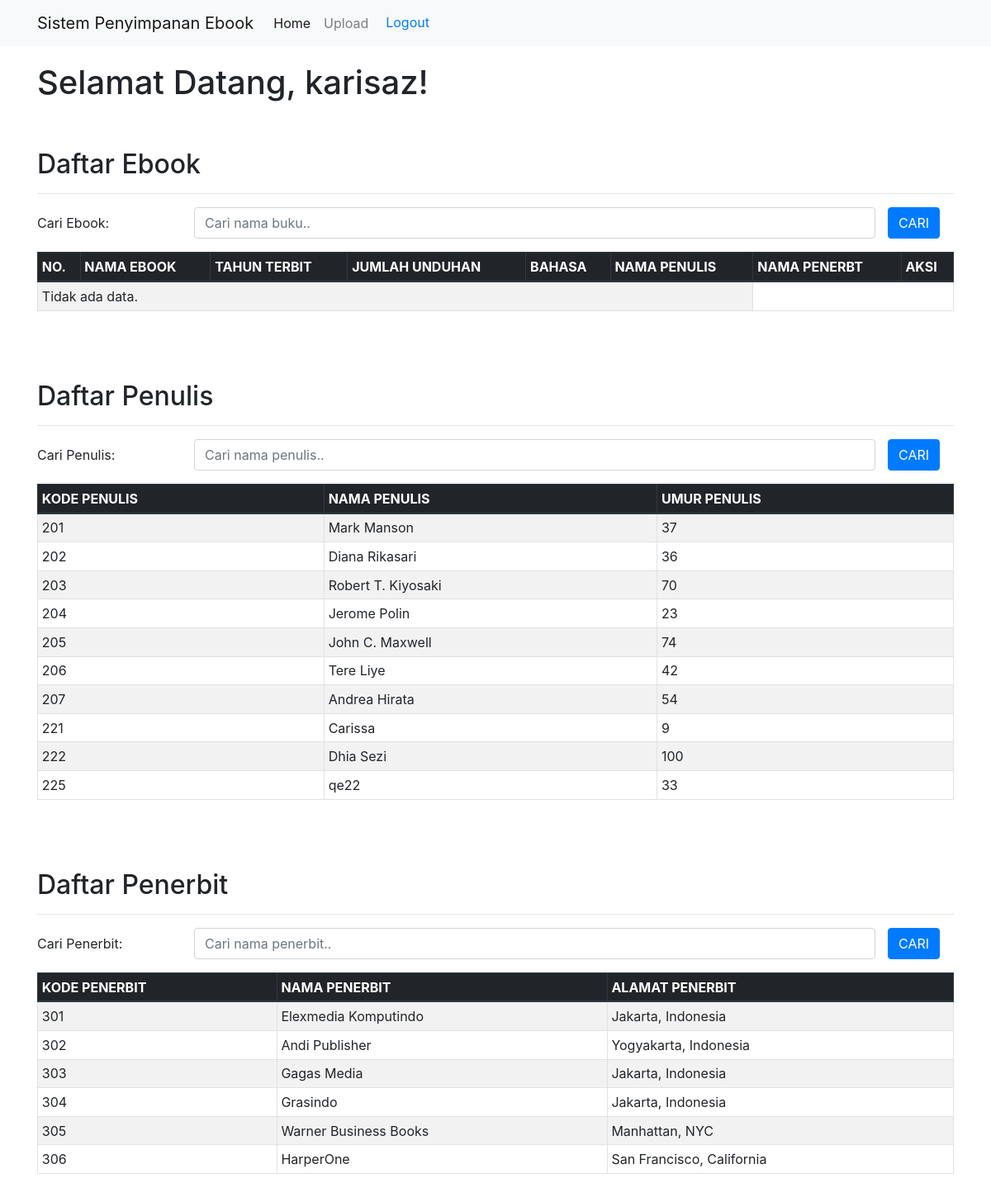
The app's page /virHome.php (signed in) with its own data.
### tables this page shows
CREATE TABLE `penulis` (
  `id_penulis` int(3) NOT NULL,
  `nama` varchar(100) NOT NULL,
  `umur` int(3) NOT NULL,
  `is_delete` bit(1) NOT NULL DEFAULT b'0'
);

CREATE TABLE `penerbit` (
  `id_penerbit` int(3) NOT NULL,
  `nama` varchar(100) NOT NULL,
  `alamat` varchar(150) NOT NULL,
  `is_delete` bit(1) NOT NULL DEFAULT b'0'
);

### virHome.php (the view, shortened to what this page needs)
<?php
include('config.php');
?>
<!DOCTYPE html>
<html lang="en">
<head>
    <link rel="stylesheet" href="https://stackpath.bootstrapcdn.com/bootstrap/4.1.3/css/bootstrap.min.css">
</head>
<body>
    <form action="" method="POST" class="login-email">
	<nav class="navbar navbar-expand-lg navbar-light bg-light">
		<div class="container">
			<a class="navbar-brand" href="#">Sistem Penyimpanan Ebook</a>
			<div class="collapse navbar-collapse" id="navbarSupportedContent">
				<ul class="navbar-nav mr-auto">
					<li class="nav-item active">
						<a class="nav-link" href="virHome.php">Home</a>
					</li>
					<li class="nav-item">
						<a class="nav-link" href="virTambah.php">Upload</a>
					</li>
                    <li>
                        <div class="input-group">
                            <a href="logout.php" class="btn">Logout</a>
                        </div>
                    </li>
				</ul>
			</div>
		</div>
	</nav>
	<div class="container" style="margin-top:20px">
		<?php echo "<h1>Selamat Datang, " . $_SESSION['username'] ."!". "</h1>"; ?>
        <br></br>
		<h2>Daftar Ebook</h2>
		<hr>
		<form action="" method="post">
			<div class="form-group row">
				<label class="col-sm-2 col-form-label">Cari Ebook: </label>
				<div class="col-sm-9">
					<input type="text" name="cari_buku" class="form-control"
					 placeholder="Cari nama buku.." size="4" autocomplete = "off">
				</div>
				<div class="col-sm-15">
					<input type="submit" name="cariBuku" class="btn btn-primary" value="CARI">
				</div>
			</div>
		</form>
		<table class="table table-striped table-hover table-sm table-bordered">
			<thead class="thead-dark">
				<tr>
					<th>NO.</th>
					<th>NAMA EBOOK</th>
					<th>TAHUN TERBIT</th>
					<th>JUMLAH UNDUHAN</th>
					<th>BAHASA</th>
					<th>NAMA PENULIS</th>
					<th>NAMA PENERBT</th>
					<th>AKSI</th>
				</tr>
			</thead>
			<tbody>
				<?php
				if(isset($_POST['cariBuku'])){
					$cari_buku = $_POST['cari_buku'];
					$buku = mysqli_query($conn, "SELECT A.id_buku, A.judul, A.tahun, A.jml_unduhan, A.bahasa, A.book_file, A.status_buku, B.nama AS nama_penerbit,
					C.nama AS nama_penulis from buku A INNER JOIN penerbit B ON A.kd_penerbit = B.id_penerbit
					INNER JOIN penulis C ON A.kd_penulis = C.id_penulis WHERE a.is_delete = 0 and b.is_delete = 0 and c.is_delete = 0 and a.status_buku = 1
					AND (A.judul LIKE '%".$cari_buku."%')");
				}else{
					$buku = mysqli_query($conn, "SELECT A.id_buku, A.judul, A.tahun, A.jml_unduhan, A.bahasa, A.book_file, A.status_buku, B.nama AS nama_penerbit,
										C.nama AS nama_penulis from buku A INNER JOIN penerbit B ON A.kd_penerbit = B.id_penerbit
										INNER JOIN penulis C ON A.kd_penulis = C.id_penulis WHERE status_buku = 1");
				}
				if(mysqli_num_rows($buku) > 0){
					$no = 1;
					while($data = mysqli_fetch_array($buku)){
						echo '
						<tr>
							<td>'.$no.'</td>
							<td>'.$data['judul'].'</td>
							<td>'.$data['tahun'].'</td>
							<td>'.$data['jml_unduhan'].'</td>
							<td>'.$data['bahasa'].'</td>
							<td>'.$data['nama_penulis'].'</td>
							<td>'.$data['nama_penerbit'].'</td>
							<td>
								<a href="download.php?book_file='.$data['book_file'].'" class="badge badge-success">Download</a>
							</td>
						</tr>
						';
						$no++;
					}
				}else{
					echo '
					<tr>
						<td colspan="6">Tidak ada data.</td>
					</tr>
					';
				}
				?>
		</table>
	</div>
    <br> </br>
	<div class="container" style="margin-top:20px">
		<h2>Daftar Penulis</h2>
		<hr>
		<form action="" method="post">
			<div class="form-group row">
				<label class="col-sm-2 col-form-label">Cari Penulis: </label>
				<div class="col-sm-9">
					<input type="text" name="cari_penulis" class="form-control"
					 placeholder="Cari nama penulis.." size="4" autocomplete = "off">
				</div>
				<div class="col-sm-15">
					<input type="submit" name="cariPenulis" class="btn btn-primary" value="CARI">
				</div>
			</div>
		</form>
		<table class="table table-striped table-hover table-sm table-bordered">
			<thead class="thead-dark">
				<tr>
					<th>KODE PENULIS</th>
					<th>NAMA PENULIS</th>
					<th>UMUR PENULIS</th>
				</tr>
			</thead>
			<tbody>
			<?php
				if(isset($_POST['cariPenulis'])){
					$cari_penulis = $_POST['cari_penulis'];
					$penulis = mysqli_query($conn, "SELECT * FROM penulis WHERE is_delete=0 AND (nama LIKE '%".$cari_penulis."%')");
				}else{
					$penulis = mysqli_query($conn, "SELECT * FROM penulis WHERE is_delete=0  ORDER BY id_penulis ASC") or die(mysqli_error($conn));
				}
				if(mysqli_num_rows($penulis) > 0){
					while($data = mysqli_fetch_array($penulis)){
						echo '
						<tr>
							<td>'.$data['id_penulis'].'</td>
							<td>'.$data['nama'].'</td>
							<td>'.$data['umur'].'</td>
						</tr>
						';
					}
				}else{
					echo '
					<tr>
						<td colspan="6">Tidak ada data.</td>
					</tr>
					';
				}
				?>
		</table>
	</div>
	    <br> </br>
		<div class="container" style="margin-top:20px">
		<h2>Daftar Penerbit</h2>
		<hr>
		<form action="" method="post">
			<div class="form-group row">
				<label class="col-sm-2 col-form-label">Cari Penerbit: </label>
				<div class="col-sm-9">
					<input type="text" name="cari_penerbit" class="form-control"
					 placeholder="Cari nama penerbit.." size="4" autocomplete = "off">
				</div>
				<div class="col-sm-15">
					<input type="submit" name="cariPenerbit" class="btn btn-primary" value="CARI">
				</div>
			</div>
		</form>
		<table class="table table-striped table-hover table-sm table-bordered">
			<thead class="thead-dark">
				<tr>
					<th>KODE PENERBIT</th>
					<th>NAMA PENERBIT</th>
					<th>ALAMAT PENERBIT</th>
				</tr>
			</thead>
			<tbody>
		<?php
			if(isset($_POST['cariPenerbit'])){
				$cari_penerbit = $_POST['cari_penerbit'];
				$penerbit = mysqli_query($conn, "SELECT * FROM penerbit WHERE is_delete=0 AND (nama LIKE '%".$cari_penerbit."%')");
			}else{
                $penerbit = mysqli_query($conn, "SELECT * FROM penerbit WHERE is_delete=0 ORDER BY id_penerbit ASC") or die(mysqli_error($conn));
			}
				if(mysqli_num_rows($penerbit) > 0){
					while($data = mysqli_fetch_array($penerbit)){
						echo '
						<tr>
							<td>'.$data['id_penerbit'].'</td>
							<td>'.$data['nama'].'</td>
							<td>'.$data['alamat'].'</td>
						</tr>
						';
					}
				}else{
					echo '
					<tr>
						<td colspan="6">Tidak ada data.</td>
					</tr>
					';
				}
				?>
		</table>
	</div>
    <br> </br>
    </form>
</body>
</html>

### records on screen
penulis: id_penulis "201", nama "Mark Manson", umur "37"
penulis: id_penulis "202", nama "Diana Rikasari", umur "36"
penulis: id_penulis "203", nama "Robert T. Kiyosaki", umur "70"
penulis: id_penulis "204", nama "Jerome Polin", umur "23"
penulis: id_penulis "205", nama "John C. Maxwell", umur "74"
penulis: id_penulis "206", nama "Tere Liye", umur "42"
penulis: id_penulis "207", nama "Andrea Hirata", umur "54"
penulis: id_penulis "221", nama "Carissa", umur "9"
penulis: id_penulis "222", nama "Dhia Sezi", umur "100"
penulis: id_penulis "225", nama "qe22", umur "33"
penerbit: id_penerbit "301", nama "Elexmedia Komputindo", alamat "Jakarta, Indonesia"
penerbit: id_penerbit "302", nama "Andi Publisher", alamat "Yogyakarta, Indonesia"
penerbit: id_penerbit "303", nama "Gagas Media", alamat "Jakarta, Indonesia"
penerbit: id_penerbit "304", nama "Grasindo", alamat "Jakarta, Indonesia"
penerbit: id_penerbit "305", nama "Warner Business Books", alamat "Manhattan, NYC"
penerbit: id_penerbit "306", nama "HarperOne", alamat "San Francisco, California"

### other values on screen
$_SESSION['username'] "karisaz"
